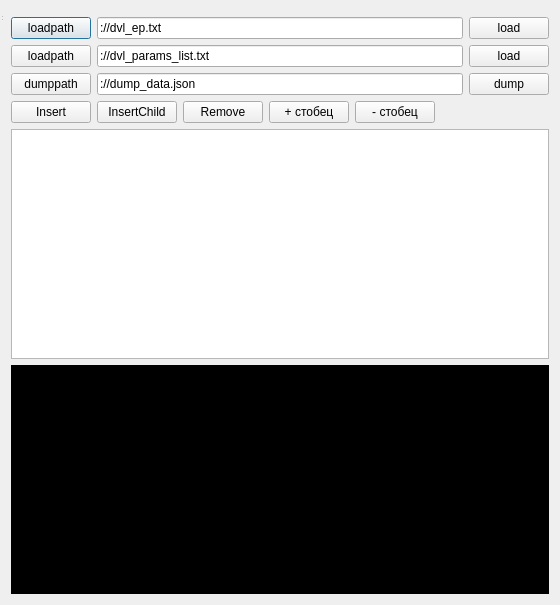
<?xml version="1.0" encoding="UTF-8"?>
<ui version="4.0">
 <class>JsonToTree</class>
 <widget class="QDialog" name="JsonToTree">
  <property name="geometry">
   <rect>
    <x>0</x>
    <y>0</y>
    <width>560</width>
    <height>605</height>
   </rect>
  </property>
  <property name="windowTitle">
   <string>json2tree</string>
  </property>
  <layout class="QGridLayout" name="gridLayout">
   <item row="0" column="0">
    <widget class="QMenuBar" name="menubar"/>
   </item>
   <item row="1" column="0">
    <layout class="QVBoxLayout" name="verticalLayout">
     <item>
      <layout class="QHBoxLayout" name="loadLayout_txt">
       <item>
        <widget class="QPushButton" name="btnLoadTxtPath">
         <property name="text">
          <string>loadpath</string>
         </property>
        </widget>
       </item>
       <item>
        <widget class="QLineEdit" name="editLoadTxtPath">
         <property name="text">
          <string>://dvl_ep.txt</string>
         </property>
        </widget>
       </item>
       <item>
        <widget class="QPushButton" name="btnLoadTxt">
         <property name="text">
          <string>load</string>
         </property>
        </widget>
       </item>
      </layout>
     </item>
     <item>
      <layout class="QHBoxLayout" name="loadLayout">
       <item>
        <widget class="QPushButton" name="btnLoadPath">
         <property name="text">
          <string>loadpath</string>
         </property>
        </widget>
       </item>
       <item>
        <widget class="QLineEdit" name="editLoadPath">
         <property name="text">
          <string>://dvl_params_list.txt</string>
         </property>
        </widget>
       </item>
       <item>
        <widget class="QPushButton" name="btnLoadJson">
         <property name="text">
          <string>load</string>
         </property>
        </widget>
       </item>
      </layout>
     </item>
     <item>
      <layout class="QHBoxLayout" name="dumpLayout">
       <item>
        <widget class="QPushButton" name="btnDumpPath">
         <property name="text">
          <string>dumppath</string>
         </property>
        </widget>
       </item>
       <item>
        <widget class="QLineEdit" name="editDumpPath">
         <property name="text">
          <string>://dump_data.json</string>
         </property>
        </widget>
       </item>
       <item>
        <widget class="QPushButton" name="btnDumpJson">
         <property name="text">
          <string>dump</string>
         </property>
        </widget>
       </item>
      </layout>
     </item>
     <item>
      <layout class="QHBoxLayout" name="actionLayout">
       <item>
        <widget class="QPushButton" name="btnInsert">
         <property name="text">
          <string>Insert</string>
         </property>
        </widget>
       </item>
       <item>
        <widget class="QPushButton" name="btnInsertChild">
         <property name="text">
          <string>InsertChild</string>
         </property>
        </widget>
       </item>
       <item>
        <widget class="QPushButton" name="btnRemove">
         <property name="text">
          <string>Remove</string>
         </property>
        </widget>
       </item>
       <item>
        <widget class="QPushButton" name="insertColumnAction">
         <property name="text">
          <string>+ стобец</string>
         </property>
        </widget>
       </item>
       <item>
        <widget class="QPushButton" name="removeColumnAction">
         <property name="text">
          <string>- стобец</string>
         </property>
        </widget>
       </item>
       <item>
        <spacer name="horizontalSpacer">
         <property name="orientation">
          <enum>Qt::Horizontal</enum>
         </property>
         <property name="sizeHint" stdset="0">
          <size>
           <width>40</width>
           <height>20</height>
          </size>
         </property>
        </spacer>
       </item>
      </layout>
     </item>
     <item>
      <widget class="QTreeView" name="treeView">
       <property name="animated">
        <bool>true</bool>
       </property>
       <attribute name="headerVisible">
        <bool>false</bool>
       </attribute>
      </widget>
     </item>
     <item>
      <widget class="QTextEdit" name="textEdit">
       <property name="palette">
        <palette>
         <active>
          <colorrole role="WindowText">
           <brush brushstyle="SolidPattern">
            <color alpha="255">
             <red>255</red>
             <green>255</green>
             <blue>255</blue>
            </color>
           </brush>
          </colorrole>
          <colorrole role="Button">
           <brush brushstyle="SolidPattern">
            <color alpha="255">
             <red>0</red>
             <green>0</green>
             <blue>0</blue>
            </color>
           </brush>
          </colorrole>
          <colorrole role="Light">
           <brush brushstyle="SolidPattern">
            <color alpha="255">
             <red>0</red>
             <green>0</green>
             <blue>0</blue>
            </color>
           </brush>
          </colorrole>
          <colorrole role="Midlight">
           <brush brushstyle="SolidPattern">
            <color alpha="255">
             <red>0</red>
             <green>0</green>
             <blue>0</blue>
            </color>
           </brush>
          </colorrole>
          <colorrole role="Dark">
           <brush brushstyle="SolidPattern">
            <color alpha="255">
             <red>0</red>
             <green>0</green>
             <blue>0</blue>
            </color>
           </brush>
          </colorrole>
          <colorrole role="Mid">
           <brush brushstyle="SolidPattern">
            <color alpha="255">
             <red>0</red>
             <green>0</green>
             <blue>0</blue>
            </color>
           </brush>
          </colorrole>
          <colorrole role="Text">
           <brush brushstyle="SolidPattern">
            <color alpha="255">
             <red>0</red>
             <green>255</green>
             <blue>0</blue>
            </color>
           </brush>
          </colorrole>
          <colorrole role="BrightText">
           <brush brushstyle="SolidPattern">
            <color alpha="255">
             <red>0</red>
             <green>255</green>
             <blue>0</blue>
            </color>
           </brush>
          </colorrole>
          <colorrole role="ButtonText">
           <brush brushstyle="SolidPattern">
            <color alpha="255">
             <red>255</red>
             <green>255</green>
             <blue>255</blue>
            </color>
           </brush>
          </colorrole>
          <colorrole role="Base">
           <brush brushstyle="SolidPattern">
            <color alpha="255">
             <red>0</red>
             <green>0</green>
             <blue>0</blue>
            </color>
           </brush>
          </colorrole>
          <colorrole role="Window">
           <brush brushstyle="SolidPattern">
            <color alpha="255">
             <red>0</red>
             <green>0</green>
             <blue>0</blue>
            </color>
           </brush>
          </colorrole>
          <colorrole role="Shadow">
           <brush brushstyle="SolidPattern">
            <color alpha="255">
             <red>0</red>
             <green>0</green>
             <blue>0</blue>
            </color>
           </brush>
          </colorrole>
          <colorrole role="AlternateBase">
           <brush brushstyle="SolidPattern">
            <color alpha="255">
             <red>0</red>
             <green>0</green>
             <blue>0</blue>
            </color>
           </brush>
          </colorrole>
          <colorrole role="ToolTipBase">
           <brush brushstyle="SolidPattern">
            <color alpha="255">
             <red>255</red>
             <green>255</green>
             <blue>220</blue>
            </color>
           </brush>
          </colorrole>
          <colorrole role="ToolTipText">
           <brush brushstyle="SolidPattern">
            <color alpha="255">
             <red>0</red>
             <green>0</green>
             <blue>0</blue>
            </color>
           </brush>
          </colorrole>
          <colorrole role="PlaceholderText">
           <brush brushstyle="SolidPattern">
            <color alpha="128">
             <red>255</red>
             <green>255</green>
             <blue>255</blue>
            </color>
           </brush>
          </colorrole>
         </active>
         <inactive>
          <colorrole role="WindowText">
           <brush brushstyle="SolidPattern">
            <color alpha="255">
             <red>255</red>
             <green>255</green>
             <blue>255</blue>
            </color>
           </brush>
          </colorrole>
          <colorrole role="Button">
           <brush brushstyle="SolidPattern">
            <color alpha="255">
             <red>0</red>
             <green>0</green>
             <blue>0</blue>
            </color>
           </brush>
          </colorrole>
          <colorrole role="Light">
           <brush brushstyle="SolidPattern">
            <color alpha="255">
             <red>0</red>
             <green>0</green>
             <blue>0</blue>
            </color>
           </brush>
          </colorrole>
          <colorrole role="Midlight">
           <brush brushstyle="SolidPattern">
            <color alpha="255">
             <red>0</red>
             <green>0</green>
             <blue>0</blue>
            </color>
           </brush>
          </colorrole>
          <colorrole role="Dark">
           <brush brushstyle="SolidPattern">
            <color alpha="255">
             <red>0</red>
             <green>0</green>
             <blue>0</blue>
            </color>
           </brush>
          </colorrole>
          <colorrole role="Mid">
           <brush brushstyle="SolidPattern">
            <color alpha="255">
             <red>0</red>
             <green>0</green>
             <blue>0</blue>
            </color>
           </brush>
          </colorrole>
          <colorrole role="Text">
           <brush brushstyle="SolidPattern">
            <color alpha="255">
             <red>0</red>
             <green>255</green>
             <blue>0</blue>
            </color>
           </brush>
          </colorrole>
          <colorrole role="BrightText">
           <brush brushstyle="SolidPattern">
            <color alpha="255">
             <red>0</red>
             <green>255</green>
             <blue>0</blue>
            </color>
           </brush>
          </colorrole>
          <colorrole role="ButtonText">
           <brush brushstyle="SolidPattern">
            <color alpha="255">
             <red>255</red>
             <green>255</green>
             <blue>255</blue>
            </color>
           </brush>
          </colorrole>
          <colorrole role="Base">
           <brush brushstyle="SolidPattern">
            <color alpha="255">
             <red>0</red>
             <green>0</green>
             <blue>0</blue>
            </color>
           </brush>
          </colorrole>
          <colorrole role="Window">
           <brush brushstyle="SolidPattern">
            <color alpha="255">
             <red>0</red>
             <green>0</green>
             <blue>0</blue>
            </color>
           </brush>
          </colorrole>
          <colorrole role="Shadow">
           <brush brushstyle="SolidPattern">
            <color alpha="255">
             <red>0</red>
             <green>0</green>
             <blue>0</blue>
            </color>
           </brush>
          </colorrole>
          <colorrole role="AlternateBase">
           <brush brushstyle="SolidPattern">
            <color alpha="255">
             <red>0</red>
             <green>0</green>
             <blue>0</blue>
            </color>
           </brush>
          </colorrole>
          <colorrole role="ToolTipBase">
           <brush brushstyle="SolidPattern">
            <color alpha="255">
             <red>255</red>
             <green>255</green>
             <blue>220</blue>
            </color>
           </brush>
          </colorrole>
          <colorrole role="ToolTipText">
           <brush brushstyle="SolidPattern">
            <color alpha="255">
             <red>0</red>
             <green>0</green>
             <blue>0</blue>
            </color>
           </brush>
          </colorrole>
          <colorrole role="PlaceholderText">
           <brush brushstyle="SolidPattern">
            <color alpha="128">
             <red>255</red>
             <green>255</green>
             <blue>255</blue>
            </color>
           </brush>
          </colorrole>
         </inactive>
         <disabled>
          <colorrole role="WindowText">
           <brush brushstyle="SolidPattern">
            <color alpha="255">
             <red>0</red>
             <green>0</green>
             <blue>0</blue>
            </color>
           </brush>
          </colorrole>
          <colorrole role="Button">
           <brush brushstyle="SolidPattern">
            <color alpha="255">
             <red>0</red>
             <green>0</green>
             <blue>0</blue>
            </color>
           </brush>
          </colorrole>
          <colorrole role="Light">
           <brush brushstyle="SolidPattern">
            <color alpha="255">
             <red>0</red>
             <green>0</green>
             <blue>0</blue>
            </color>
           </brush>
          </colorrole>
          <colorrole role="Midlight">
           <brush brushstyle="SolidPattern">
            <color alpha="255">
             <red>0</red>
             <green>0</green>
             <blue>0</blue>
            </color>
           </brush>
          </colorrole>
          <colorrole role="Dark">
           <brush brushstyle="SolidPattern">
            <color alpha="255">
             <red>0</red>
             <green>0</green>
             <blue>0</blue>
            </color>
           </brush>
          </colorrole>
          <colorrole role="Mid">
           <brush brushstyle="SolidPattern">
            <color alpha="255">
             <red>0</red>
             <green>0</green>
             <blue>0</blue>
            </color>
           </brush>
          </colorrole>
          <colorrole role="Text">
           <brush brushstyle="SolidPattern">
            <color alpha="255">
             <red>0</red>
             <green>0</green>
             <blue>0</blue>
            </color>
           </brush>
          </colorrole>
          <colorrole role="BrightText">
           <brush brushstyle="SolidPattern">
            <color alpha="255">
             <red>0</red>
             <green>255</green>
             <blue>0</blue>
            </color>
           </brush>
          </colorrole>
          <colorrole role="ButtonText">
           <brush brushstyle="SolidPattern">
            <color alpha="255">
             <red>0</red>
             <green>0</green>
             <blue>0</blue>
            </color>
           </brush>
          </colorrole>
          <colorrole role="Base">
           <brush brushstyle="SolidPattern">
            <color alpha="255">
             <red>0</red>
             <green>0</green>
             <blue>0</blue>
            </color>
           </brush>
          </colorrole>
          <colorrole role="Window">
           <brush brushstyle="SolidPattern">
            <color alpha="255">
             <red>0</red>
             <green>0</green>
             <blue>0</blue>
            </color>
           </brush>
          </colorrole>
          <colorrole role="Shadow">
           <brush brushstyle="SolidPattern">
            <color alpha="255">
             <red>0</red>
             <green>0</green>
             <blue>0</blue>
            </color>
           </brush>
          </colorrole>
          <colorrole role="AlternateBase">
           <brush brushstyle="SolidPattern">
            <color alpha="255">
             <red>0</red>
             <green>0</green>
             <blue>0</blue>
            </color>
           </brush>
          </colorrole>
          <colorrole role="ToolTipBase">
           <brush brushstyle="SolidPattern">
            <color alpha="255">
             <red>255</red>
             <green>255</green>
             <blue>220</blue>
            </color>
           </brush>
          </colorrole>
          <colorrole role="ToolTipText">
           <brush brushstyle="SolidPattern">
            <color alpha="255">
             <red>0</red>
             <green>0</green>
             <blue>0</blue>
            </color>
           </brush>
          </colorrole>
          <colorrole role="PlaceholderText">
           <brush brushstyle="SolidPattern">
            <color alpha="128">
             <red>255</red>
             <green>255</green>
             <blue>255</blue>
            </color>
           </brush>
          </colorrole>
         </disabled>
        </palette>
       </property>
       <property name="autoFillBackground">
        <bool>true</bool>
       </property>
       <property name="readOnly">
        <bool>true</bool>
       </property>
       <property name="html">
        <string>&lt;!DOCTYPE HTML PUBLIC &quot;-//W3C//DTD HTML 4.0//EN&quot; &quot;http://www.w3.org/TR/REC-html40/strict.dtd&quot;&gt;
&lt;html&gt;&lt;head&gt;&lt;meta name=&quot;qrichtext&quot; content=&quot;1&quot; /&gt;&lt;meta charset=&quot;utf-8&quot; /&gt;&lt;style type=&quot;text/css&quot;&gt;
p, li { white-space: pre-wrap; }
hr { height: 1px; border-width: 0; }
li.unchecked::marker { content: &quot;\2610&quot;; }
li.checked::marker { content: &quot;\2612&quot;; }
&lt;/style&gt;&lt;/head&gt;&lt;body style=&quot; font-family:'Segoe UI'; font-size:9pt; font-weight:400; font-style:normal;&quot;&gt;
&lt;p style=&quot;-qt-paragraph-type:empty; margin-top:0px; margin-bottom:0px; margin-left:0px; margin-right:0px; -qt-block-indent:0; text-indent:0px; font-family:'MS Shell Dlg 2'; font-size:8.25pt;&quot;&gt;&lt;br /&gt;&lt;/p&gt;&lt;/body&gt;&lt;/html&gt;</string>
       </property>
      </widget>
     </item>
    </layout>
   </item>
  </layout>
  <widget class="QStatusBar" name="statusbar">
   <property name="geometry">
    <rect>
     <x>0</x>
     <y>0</y>
     <width>3</width>
     <height>22</height>
    </rect>
   </property>
  </widget>
 </widget>
 <resources/>
 <connections/>
</ui>
